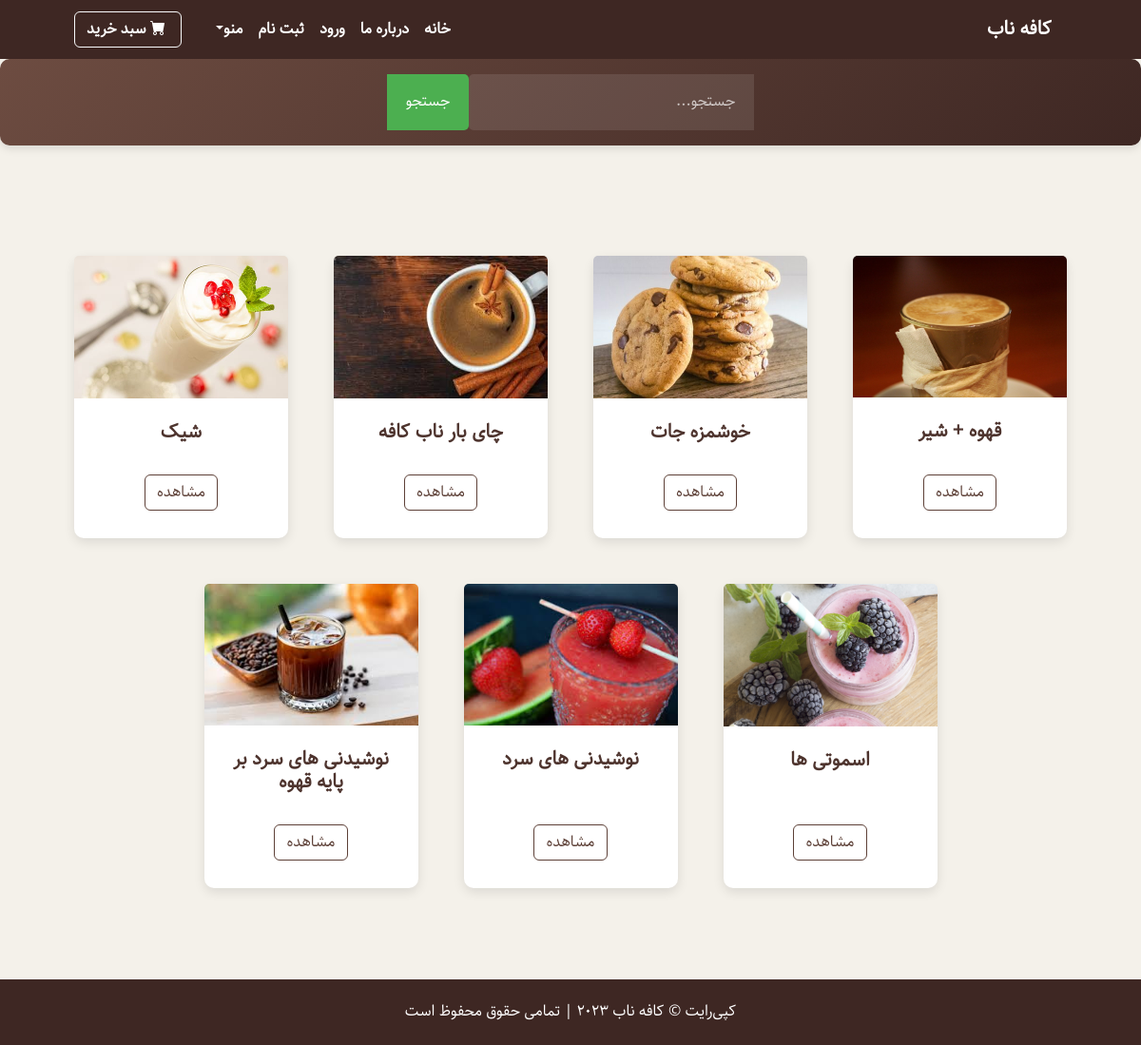
The page / on the database its author committed.
### shop/models.py (models this page shows, shortened)
class Category(models.Model):
    name = models.CharField(max_length=30)
    picture = models.ImageField(upload_to='category_pictures/', default='path/to/default/image.jpg')

### shop/views.py (the view)
# urls.py: path('', helloworld, name="home"),  # اضافه کردن ویو به طور مستقیم
def helloworld(request):
    all_prodoct = Prodocts.objects.all()
    all_category = Category.objects.all()
    return render(request, 'index.html', {'prodocts': all_prodoct, 'categories': all_category})

### shop/templates/index.html (shortened to what this page needs)
{% extends "Base.html" %}
{% load static %}
{% block content %}
<div class="search-container text-center py-3">
    <form method="GET" action="{% url 'search' %}" class="search-form">
        <input class="search-input" type="search" placeholder="جستجو..." aria-label="Search" name="query">
        <button class="search-button" type="submit">جستجو</button>
    </form>
</div>
<section class="py-5">
    <div class="container px-4 px-lg-5 mt-5">
        <div class="row gx-4 gx-lg-5 row-cols-2 row-cols-md-3 row-cols-xl-4 justify-content-center">
            {% for item in categories %}
            <div class="col mb-5">
                <div class="card h-100">
                    <img class="card-img-top" src="{{item.picture.url}}" alt="..." />
                    <div class="card-body p-4">
                        <div class="text-center">
                            <h5 class="fw-bolder">{{item.name}}</h5>
                        </div>
                    </div>
                    <div class="text-center">
                        <a class="btn btn-outline-dark mt-auto" href="{% url 'category_products' item.id %}">مشاهده</a> <br></br>
                    </div>
                </div>
            </div>
            {% endfor %}
        </div>
    </div>
</section>
{% endblock %}

### shop/templates/Base.html (shortened to what this page needs)
{% load static %}
<!DOCTYPE html>
<html lang="fa" dir="rtl">
    <head>
        <link href="https://cdn.jsdelivr.net/npm/bootstrap-icons@1.5.0/font/bootstrap-icons.css" rel="stylesheet" />
        <link href="{% static 'css/styles.css' %}" rel="stylesheet" />
    </head>
    <body>
        {% include 'navbar.html' %}
        {% block content %}
        {% endblock  %}
        <footer class="footer">
            <div class="container"><p class="m-0 text-center text-white">کپی‌رایت &copy; کافه ناب ۲۰۲۳ | تمامی حقوق محفوظ است</p></div>
        </footer>
    </body>
</html>

### shop/templates/Navbar.html (shortened to what this page needs)
<nav class="navbar navbar-expand-lg navbar-dark">
    <div class="container px-4 px-lg-5">
        <a class="navbar-brand" href="{% url 'home' %}">کافه ناب</a>
        <div class="collapse navbar-collapse" id="navbarSupportedContent">
            <ul class="navbar-nav me-auto mb-2 mb-lg-0 ms-lg-4">
                <li class="nav-item"><a class="nav-link active" aria-current="page" href="{% url 'home' %}">خانه</a></li>
                <li class="nav-item"><a class="nav-link" href="{% url 'about' %}">درباره ما</a></li>
            {% if user.is_authenticated %}
            <li class="nav-item"><a class="nav-link" href="{% url 'logout' %}"> خروج </a></li>
            {% else %}
            <li class="nav-item"><a class="nav-link" href="{% url 'login' %}"> ورود </a></li>
            <li class="nav-item"><a class="nav-link" href="{% url 'signup' %}"> ثبت نام </a></li>
            {% endif %}
                <li class="nav-item dropdown">
                    <a class="nav-link dropdown-toggle" id="navbarDropdown" href="#" role="button" data-bs-toggle="dropdown" aria-expanded="false">منو</a>
                </li>
            </ul>
            <form class="d-flex">
                <a href="{% url 'cart' %}" class="btn btn-outline-light">
                    <i class="bi-cart-fill me-1"></i>
                    سبد خرید
                </a>
            </form>
        </div>
    </div>
</nav>

### shop/templates/index.html (style rules this page uses)
.search-container { background: linear-gradient(135deg, #6d4c41, #3e2723); padding: 20px; border-radius: 10px; box-shadow: 0 4px 8px rgba(0, 0, 0, 0.1); margin-bottom: 20px; }
.search-form { display: flex; justify-content: center; align-items: center; }
.search-input { width: 300px; padding: 15px 20px; border: none; border-radius: 5px 0 0 5px; outline: none; transition: all 0.3s ease; font-size: 16px; color: #fff; background: rgba(255, 255, 255, 0.1); appearance: textfield; -webkit-appearance: textfield; -moz-appearance: textfield; }
.search-input::placeholder { color: rgba(255, 255, 255, 0.7); }
.search-button { padding: 15px 20px; border: none; background-color: #4CAF50; color: white; font-size: 16px; border-radius: 0 5px 5px 0; cursor: pointer; transition: all 0.3s ease; appearance: button; -webkit-appearance: button; -moz-appearance: button; }

### rows shown on the page
Category: picture (picture), name "قهوه + شیر"
Category: picture (picture), name "خوشمزه جات"
Category: picture (picture), name "چای بار ناب کافه"
Category: picture (picture), name "شیک"
Category: picture (picture), name "اسموتی ها"
Category: picture (picture), name "نوشیدنی های سرد"
Category: picture (picture), name "نوشیدنی های سرد بر پایه قهوه"
